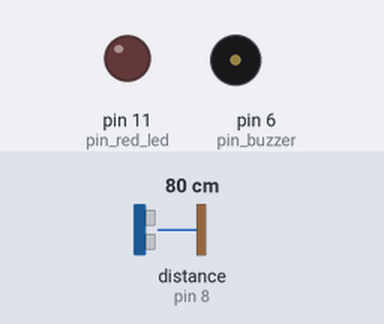
The sketch below on a simulated Arduino Uno, built with avr-gcc and run on an emulated ATmega328P. Shown: output pins drawn as LEDs (lit = HIGH), buzzer (waves = sounding, pin HIGH). Wiring (inferred from the names in the program): ultrasonic range finder: trigger pin 7; echo pin 8. The inputs (shaded band) are chosen by the test bench; at power-on: distance to the obstacle (sensor on pin 8) 80 cm. The echo pulse lasts 58.3 µs per cm; pins used as bus, display or sensor lines are not drawn.

Above: at 1.2 s.
1.3 s: distance to the obstacle (sensor on pin 8) set to 18 cm
2.8 s: distance to the obstacle (sensor on pin 8) set to 14 cm
At 3.5 s:
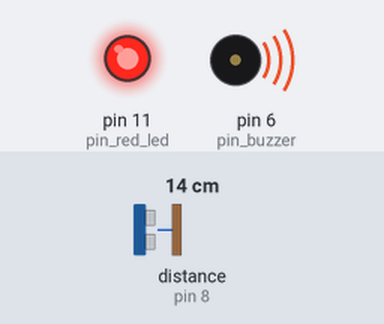
4.3 s: distance to the obstacle (sensor on pin 8) set to 35 cm
At 5.3 s:
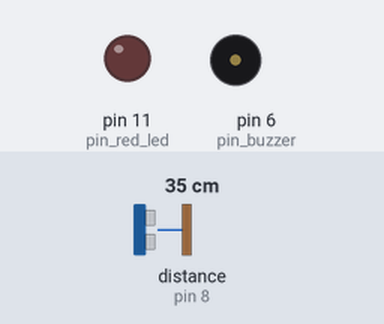
5.8 s: distance to the obstacle (sensor on pin 8) set to 2 cm
At 6.6 s:
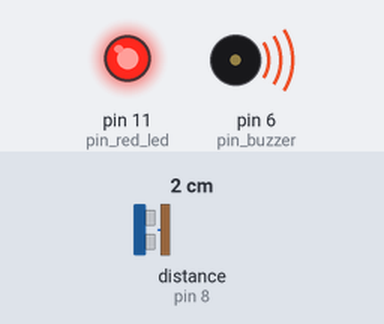
Timing chart, 0 to 8.3 s (numbered marks = the images above; inputs shaded):
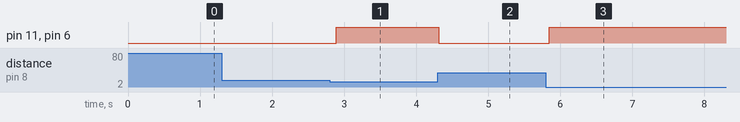

Measured:
- the behaviour switches between 16 and 15 cm on distance to the obstacle (sensor on pin 8) (found by bisection; images 0 and 1)
- after the input at 1.3 s, every drawn part: stays the same
- after the input at 2.8 s, pin 11 (pin_red_led), pin 6 (pin_buzzer): LOW → HIGH after 0.09 s
- after the input at 4.3 s, pin 11 (pin_red_led), pin 6 (pin_buzzer): HIGH → LOW at once
- after the input at 5.8 s, pin 11 (pin_red_led), pin 6 (pin_buzzer): LOW → HIGH after 0.05 s

The sketch:

unit-010-add-red-warning-light-to-the-distance-alarm.ino
```cpp
const char pin_trig   = 7;
const char pin_echo   = 8;
const char pin_buzzer = 6;
const char pin_red_led = 11;


void setup() {
  pinMode(pin_trig, OUTPUT);
  pinMode(pin_echo, INPUT);
  pinMode(pin_buzzer, OUTPUT);
  pinMode(pin_red_led, OUTPUT);
}


void loop() {
  long duration;
  int distance_cm;


  digitalWrite(pin_trig, LOW);
  delayMicroseconds(2);


  digitalWrite(pin_trig, HIGH);
  delayMicroseconds(10);
  digitalWrite(pin_trig, LOW);


  duration = pulseIn(pin_echo, HIGH);
  distance_cm = duration * 0.034 / 2;


  if (distance_cm > 0 && distance_cm < 15) {
    digitalWrite(pin_buzzer, HIGH);
    digitalWrite(pin_red_led, HIGH);
  } else {
    digitalWrite(pin_buzzer, LOW);
    digitalWrite(pin_red_led, LOW);
  }


  delay(100);
}
```
